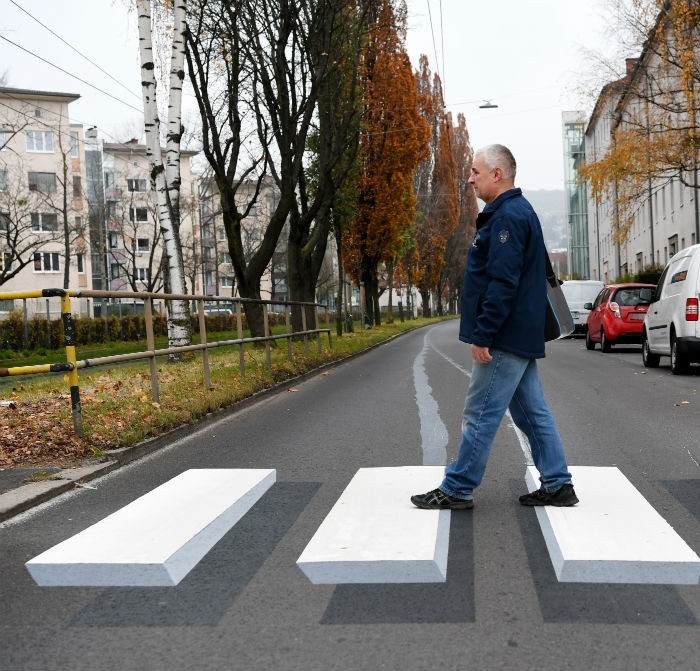
#> input picture app_specific_files/imgp/store/test_left.jpeg, 700 x 671 px, found by its file name
$ python preprocess1.py
#> lines starting #> are read from the running program, lines starting #| are printed output that depends on the picture
"""
 * Copyright (c) 2019, Autonomous Networks Research Group. All rights reserved.
 *     contributors:
 *      Pradipta Ghosh, March 2019
 *      Wenda Chen, March 2019
 *      Bhaskar Krishnamachari, March 2019
 *     Read license file in main directory for more details
"""

import os
import time
import cv2 as cv

def task(input_files, pathin, pathout):


#> called with pathin = '/home/zxc/Desktop/imgptest/sample_input'
    filelist=[]
    for onefile in input_files:
        if(onefile.split('.')[0].split('_')[1] == "left"):
            filelist.append(onefile)
    output_files = ""

    for filename in filelist:
        print(filename)
        # open the target jpeg and convert to gray scale
        src = cv.imread(os.path.join(pathin, filename))
#> src is the input picture: shape (671, 700, 3); mean B, G, R 120.3, 125.6, 128.2
        # src = cv.cvtColor(src, cv.COLOR_BGR2GRAY)
        src = cv.resize(src, (480, 320))
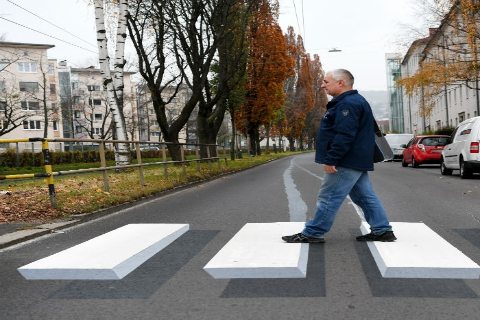
#> src: shape (320, 480, 3); mean B, G, R 120.2, 125.4, 128.1

        # Histogram Equalization to improve the contrast of image
        #dst = cv.equalizeHist(src)

        output_files = filename.split('.')[0] + '_preprocess1.' + filename.split('.')[-1]
        print(output_files)
        cv.imwrite(os.path.join(pathout, output_files), src)


    return [os.path.join(pathout, output_files)]


def main():
    filelist= ['test_left.jpeg', 'test_right.jpeg']
    outpath = os.path.join(os.path.dirname(__file__), "sample_input/")
    outfile = task(filelist, outpath, outpath)
    return outfile

if __name__ == '__main__':

    filelist= ['test_left.jpeg', 'test_right.jpeg']
    task(filelist, '/home/zxc/Desktop/imgptest/sample_input', '/home/zxc/Desktop/imgptest/generated_files')

$ run again, with app_specific_files/imgp/store/test_right.jpeg copied over app_specific_files/imgp/store/test_left.jpeg
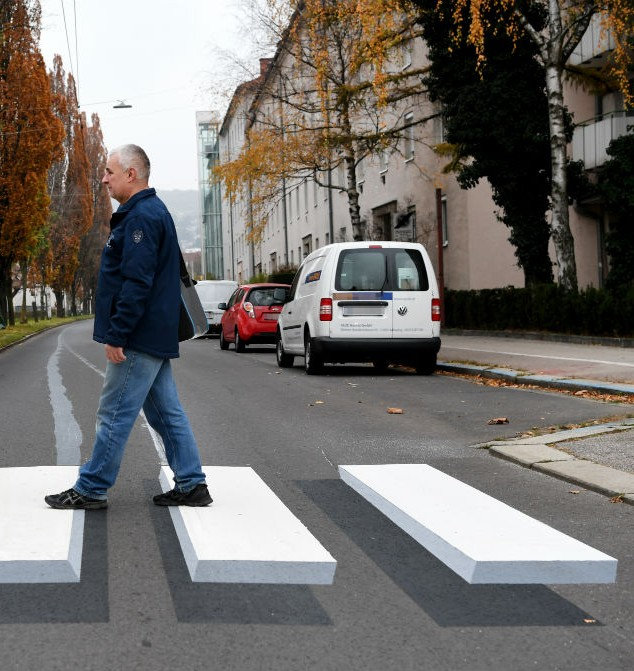
#> input picture app_specific_files/imgp/store/test_right.jpeg, 634 x 671 px, found by its file name
#> in task, src is the input picture: shape (671, 634, 3); mean B, G, R 109.6, 112.8, 116
#> in task, `src = cv.resize(src, (480, 320))`:
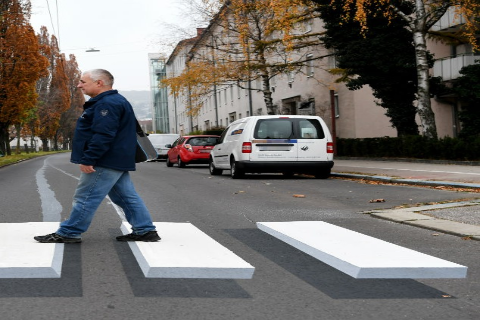
#> src: shape (320, 480, 3); mean B, G, R 109.5, 112.6, 115.8
